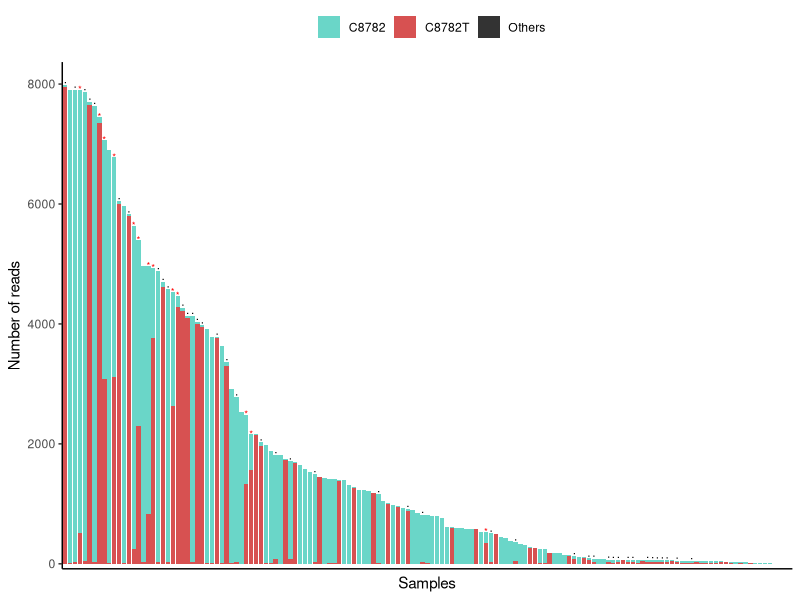

Source code (R): (Note: this script raises an error after producing the figure.)
rm(list= ls())
library(dplyr)
library(tidyverse)
library(ggplot2)
library(scales)
library(knitr)
library(RColorBrewer)
library(ggsci)

df = read.csv('clinical_coverage.csv')

df1 = df[df$pos == 8782,
         c('Sample', 'Names_ID','total_reads',
           'b1','b2','n')]
df2 = df[df$pos == 28144,
         c('Sample', 'Names_ID','total_reads',
           'b1','b2','n')]

mygather = function(df1, y=100){
  a = gather(df1, key = "Mutations", value = "Counts", -colnames(df1)[1:3])
  a$Sample = factor(a$Sample, levels = df1$Sample)
  tmp1 = df1[df1$b1 > y & df1$b2 > y,]
  tmp2 = df1[(df1$b1 > 20 & df1$b2 > 20)&(!(df1$b1 > 100 & df1$b2 > 100)),]
  return(list(a, tmp1, tmp2))
}

mylist = mygather(df1)
dfa = mylist[[1]]
dftmp1 = mylist[[2]]
dftmp2 = mylist[[3]]

p = ggplot(data = dfa, 
           mapping = aes(x = Sample, y = Counts, 
                         fill = Mutations)) +
  geom_col() + theme_classic() +
  scale_fill_manual(values = c(alpha(c('#45cbba', 'firebrick3', 'black'), 0.8)),
                    labels = c('C8782','C8782T','Others'),
                    name = '') +
  labs(x = 'Samples', y = 'Number of reads') +
  theme(axis.text.x=element_blank(),
        axis.ticks.x=element_blank(),
        legend.position = 'top') +
  scale_y_continuous(expand = c(0.01, 0), 
                     limits = c(0, max(dfa$total_reads)+300)) +
  geom_text(data = dftmp1, aes(x = Sample, y = total_reads),
            label = '*', size = 2.5, color = 'red', inherit.aes = F) +
  geom_text(data = dftmp2, aes(x = Sample, y = total_reads),
            label = '.', inherit.aes = F,
            size = 3, vjust = -0.2)
p
pdf(file = 'Output/num_reads_8782.pdf', width = 3.6, height = 1.8)
print(p)
dev.off()

mylist = mygather(df1[df1$total_reads < 200,], 20)

dfa_sub = mylist[[1]]
dftmp1_sub = mylist[[2]]
p = ggplot(data = dfa_sub, 
           mapping = aes(x = Sample, y = Counts, 
                         fill = Mutations)) +
  geom_col() +
  theme_classic()+
  scale_fill_manual(values = c(alpha(c('#45cbba', 'firebrick3', 'black'), 0.8)),
                    labels = c('C8782','C8782T','Others'),
                    guide  = 'none') +
  labs(x = '', y = '') +
  theme(axis.text.x=element_blank(),
        axis.ticks.x=element_blank()) +
  scale_y_continuous(expand = c(0.01, 0), 
                     limits = c(0, max(dfa_sub$total_reads)+5)) +
  geom_text(data = dftmp1_sub, aes(x = Sample, y = total_reads),
            label = '.', inherit.aes = F, size = 3, vjust = -0.2)
p
pdf(file = 'Output/num_reads_8782_sub.pdf', width = 2, height = 1)
print(p)
dev.off()


mylist = mygather(df2)
dfb = mylist[[1]]
dfbtmp1 = mylist[[2]]
dfbtmp2 = mylist[[3]]
p = ggplot(data = dfb, mapping = aes(x = Sample, y = Counts, fill = Mutations)) +
  geom_col() +
  theme_classic()+
  scale_fill_manual(values = alpha(c('#206fc8', 'orange', 'black'), 0.8),
                    labels = c('T28144','T28144C','Others'),
                    name = '') +
  labs(x = 'Samples', y = 'Number of reads') +
  theme(axis.text.x=element_blank(),
        axis.ticks.x=element_blank(),
        legend.position = 'top') +
  scale_y_continuous(expand = c(0.01, 0), 
                     limits = c(0, max(dfb$total_reads)+300)) +
  geom_text(data = dfbtmp1, aes(x = Sample, y = total_reads),
            label = '*', size = 2.5, color = 'red', inherit.aes = F) +
  geom_text(data = dfbtmp2, aes(x = Sample, y = total_reads),
            label = '.', inherit.aes = F,size = 3, vjust = -0.2)
p
pdf(file = 'Output/num_reads_28144.pdf', width = 3.6, height = 1.8)
print(p)
dev.off()

mylist = mygather(df2[df2$total_reads < 200,], 20)

dfb_sub = mylist[[1]]
dfbtmp1_sub = mylist[[2]]
p = ggplot(data = dfb_sub, mapping = aes(x = Sample, y = Counts, fill = Mutations)) +
  geom_col() +
  theme_classic()+
  scale_fill_manual(values = alpha(c('#206fc8', 'orange', 'black'), 0.8),
                    labels = c('T28144','T28144C','Others'),
                    guide = 'none') +
  labs(x = '', y = '') +
  theme(axis.text.x=element_blank(),
        axis.ticks.x=element_blank()) +
  scale_y_continuous(expand = c(0.01, 0), 
                     limits = c(0, max(dfb_sub$total_reads)+8)) +
  geom_text(data = dfbtmp1_sub, aes(x = Sample, y = total_reads),
            label = '.', inherit.aes = F, size = 3, vjust = -0.2)
p
pdf(file = 'Output/num_reads_28144_sub.pdf', width = 1.5, height = 1.2)
print(p)
dev.off()
